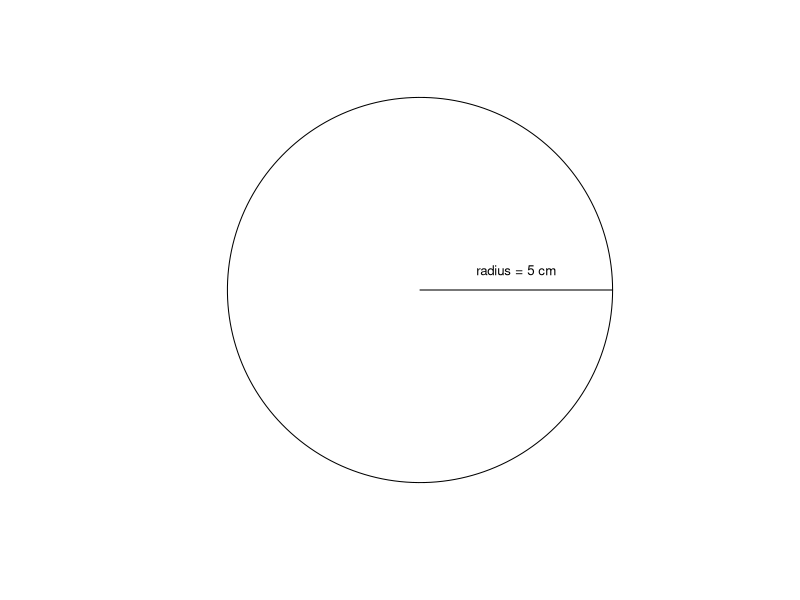
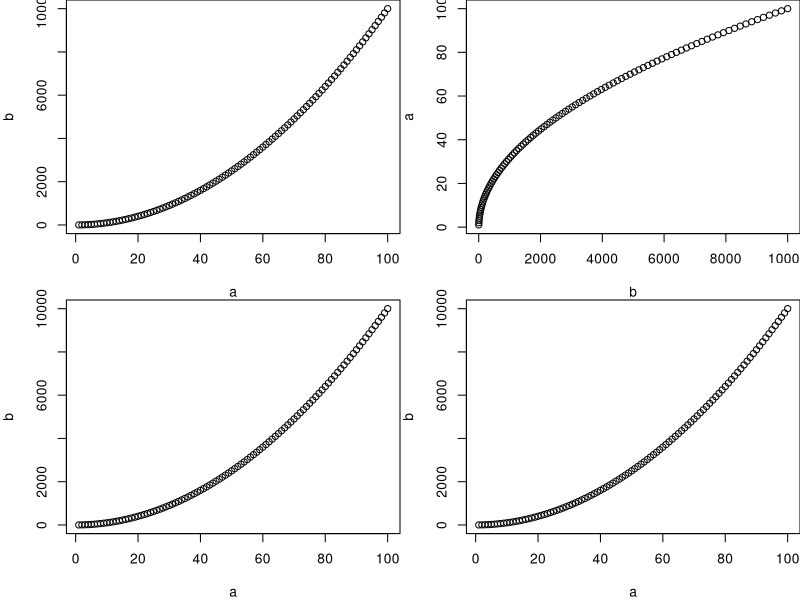
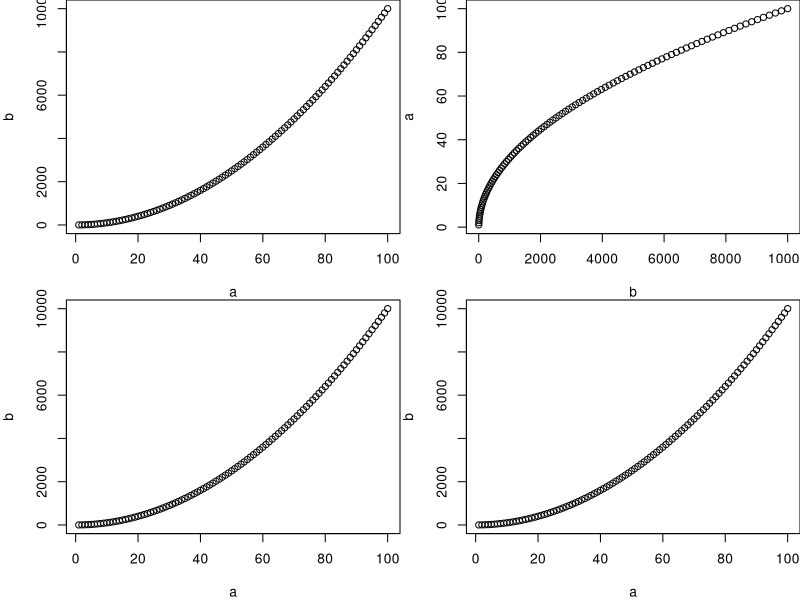
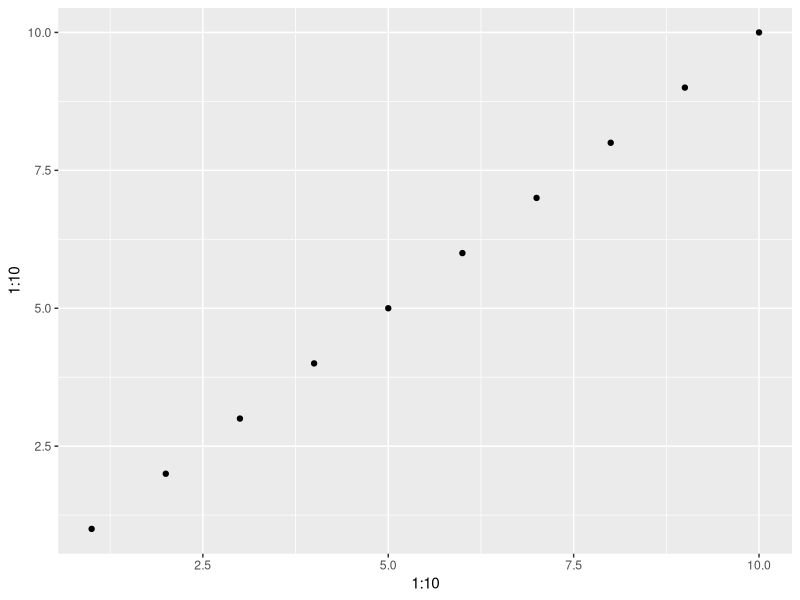

Here is the R script that generated these plots, in order:
## ---- chunk 1
install.packages("DiagrammeR", repos = "http://cran.us.r-project.org")
library(DiagrammeR)

## ---- chunk 2
  grViz("
      digraph {

      node [shape = oval, fillcolor = PaleTuruoise]
      Data; Graphs; Tables; Statistics

      node [shape = box]
      Sigmaplot; Excel; SAS

      ##add arrows
      edge [arrowhead = none]
      Data -> Sigmaplot; Data -> Excel; Data -> SAS;

      edge [arrowhead = normal]
      Sigmaplot -> Graphs; Excel -> Tables; SAS -> Statistics;

      }")

## ---- chunk 3
  grViz("
      digraph {

      node [shape = oval, fillcolor = PaleTuruoise]
      Data; Graphs; Tables; Statistics

      node [shape = box]
      R

      ##add arrows
      edge [arrowhead = none]
      Data -> R;

      edge [arrowhead = normal]
      R -> Graphs; R -> Tables; R -> Statistics;

      }")

## ---- chunk 4
  output <- "This is the output"
## ---- chunk 5
  output
## ---- chunk 6
  output
## ---- chunk 7
  output
## ---- chunk 8
	c(1:40)
## ---- chunk 9
	1+1
  10-1
## ---- chunk 10
	2*2
  8/2
## ---- chunk 11
	2^3
## ---- chunk 12
	2+16*24-56
## ---- chunk 13
	2+16*24-56/(2+1)-457
## ---- chunk 14
  radius <- 1
  theta <- seq(0, 2*pi, length = 200)
	plot(c(-1, 1), c(-1, 1), type = "n", ann = F, axes = F, asp = 1)
	lines(x = radius * cos(theta), y = radius * sin(theta))
	arrows(0, 0, x1 = 1, length = 0)
	text(.5, .1, "radius = 5 cm", cex = .8)
## ---- chunk 15
  3.1416*5^2
## ---- chunk 16
  pi*5^2
## ---- chunk 17
  mean.x <- (2+6)/2
  mean.x
## ---- chunk 18
  euler.value <- 1+1.718282
  euler.value
## ---- chunk 19
  num.vector <- c(1, 4, 3, 98, 32, -76, -4)
  num.vector
## ---- chunk 20
  char.vector <- c("blue", "red", "green")
  char.vector
## ---- chunk 21
 bool.vector<- c(TRUE, TRUE, FALSE)
 bool.vector
 # You can just write T for TRUE and F for FALSE, it's exactly the same
 bool.vector2 <- c(T, T, F)
 bool.vector2
## ---- chunk 22
 odd.n <- c(1,3,5,7)
## ---- chunk 23
  x <- c(1:5)
  y <- 6
## ---- chunk 24
  x+y
  x*y
## ---- chunk 25
  siteID <- c("A1.01", "A1.02", "B1.01", "B1.02")
  soil_pH <- c(5.6, 7.3, 4.1, 6.0)
  num.sp <- c(17, 23, 15, 7)
  treatment <- c("Fert", "Fert", "No_fert", "No_fert")
## ---- chunk 26
  my.first.df <- data.frame(siteID, soil_pH, num.sp, treatment)
## ---- chunk 27
  my.first.df
## ---- chunk 28
s0 <- knitr::knit_hooks$get('source')
o0 <- knitr::knit_hooks$get('output')

knitr::knit_hooks$set(
  list(
    source=function(x,options){
      if (is.null(options$class)) s0(x, options)
      else
        paste0(
          paste0("<div class='", options$class, "'><pre><code>")
          ,x
          ,'</code></pre>\n'
        )
    }
    ,output = function(x,options){
      if (is.null(options$class)) o0(x, options)
      else
        paste0(
          "<pre><code>"
          ,x
          ,'</code></pre></div>\n'
        )
    }
  )
)
## ---- chunk 29
 odd.n[2]
## ---- chunk 30
 odd.n[c(2,4)]
## ---- chunk 31
 odd.n[-c(1,2)]
## ---- chunk 32
 odd.n[c(1,5)]
## ---- chunk 33
 odd.n[odd.n > 4]
## ---- chunk 34
 char.vector[char.vector == "blue"]
## ---- chunk 35
  num.vector[4]
## ---- chunk 36
  num.vector[c(1,3)]
## ---- chunk 37
  num.vector[c(-2,-4)]
## ---- chunk 38
  char.vector == "blue"
## ---- chunk 39
  char.vector[char.vector == "blue"]
## ---- chunk 40
 my.first.df$num.sp * num.vector[c(1:4)]
 # or
 my.first.df[,3] * num.vector[c(1:4)]
## ---- chunk 41
 (my.first.df$num.sp * num.vector[c(1:4)]) > 25
## ---- chunk 42
  a <- 3
  b <- 5
  sum(a,b)
## ---- chunk 43
  a <- c(1:5)
  b <- 2
  result_add <- a + b
  result_sum <- sum(a,b)
## ---- chunk 44
  result_add
  result_sum
  sum(result_sum, 5)
## ---- chunk 45
  a <- 1:100
  b <- a^2
  par(mfrow = c(2,2), mar = c(4,4,0,0))
  plot(a,b)
  plot(b,a)
  plot(x = a, y = b)
  plot(y = b, x = a)
## ---- chunk 46
par(mar=c(4,4,0,0))
## ---- chunk 47
  plot(a,b)
## ---- chunk 48
par(mar=c(4,4,0,0))
## ---- chunk 49
  plot(b,a)
## ---- chunk 50
par(mar=c(4,4,0,0))
## ---- chunk 51
  plot(x = a, y = b)
## ---- chunk 52
par(mar=c(4,4,0,0))
## ---- chunk 53
  plot(y = b, x = a)
## ---- chunk 54
  library(ggplot2)
  qplot(1:10, 1:10)
## ---- chunk 55
 seq(from=0, to=10, by=2)
## ---- chunk 56
 seq(0,10,2)
## ---- chunk 57
 numbers <- c(2,4,22,6,26)
 sort(numbers, decreasing = T)
